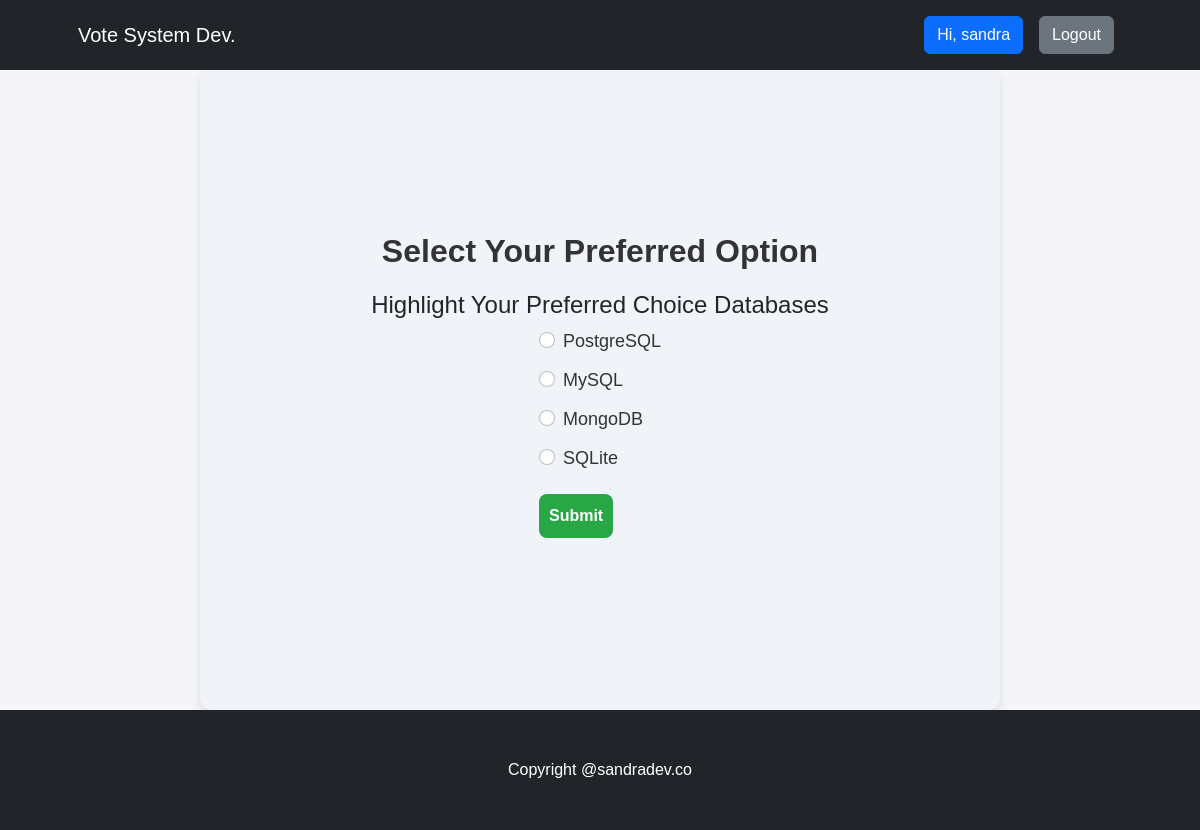
/vote/databases (signed in), run on the app's committed database.
### voteapp/models.py (models this page shows, shortened)
class Category(models.Model):
    title = models.CharField(max_length=200)
    slug = models.SlugField(blank=True, null=True)
    description = models.TextField(blank=True, null=True)
    total_vote = models.IntegerField(default=0)
    voters = models.ManyToManyField(User, blank=True)
    picture = models.ImageField(upload_to="img", blank=True, null=True)

class CategoryItem(models.Model):
    title = models.CharField(max_length=200)
    total_vote = models.IntegerField(default=0)
    category = models.ForeignKey(Category, on_delete=models.CASCADE, related_name="items")
    voters = models.ManyToManyField(User, blank=True)

### voteapp/views.py (the view, shortened to what this page needs)
# urls.py: path("vote/<str:slug>", views.detail, name="detail"),
@login_required(login_url="signin")
def detail(request, slug):
    category = Category.objects.get(slug=slug)
    categories = CategoryItem.objects.filter(category=category)
    msg = None
    if request.user.is_authenticated:
        if category.voters.filter(id=request.user.id).exists():
            msg = "voted"
    context = {"category": category, "categories": categories, "msg": msg}
    return render(request, "detail.html", context)

### voteapp/templates/detail.html (shortened to what this page needs)
{% extends 'base.html' %}
{% block content %}
<div class="container voteContainer">
    <h2>Select Your Preferred Option</h2>
    <h4>Highlight Your Preferred Choice {{category.title}}</h4>
    {% if msg  %}
    <div class="alert alert-primary" role="alert">
      Your vote has been recorded for this category
    </div>
    <a class="btn btn-primary btn-lg" href="{% url 'result' category.slug %}">See Result</a>
    {% else %}
    <form action="" method='POST'>
      {% for category in categories  %}
      <div class="form-check">
        <input class="form-check-input" type="radio" value="{{category.id}}" name="category_item" id="flexRadioDefault{{category.id}}" required>
        <label class="form-check-label" for="flexRadioDefault{{category.id}}">
          {{category.title}}
        </label>
      </div>
      {% endfor %}
    <button type="submit" class='btn btn-primary'>Submit</button>
  </form>
    {% endif %}
</div>
{% endblock content %}

### voteapp/templates/base.html (shortened to what this page needs)
<!DOCTYPE html>
{% load static %}
<html lang="en">
<head>
    <link href="https://cdn.jsdelivr.net/npm/bootstrap-icons@1.4.1/font/bootstrap-icons.css" rel="stylesheet" />
    <link rel="stylesheet" href="{% static 'css/bootstrap.css' %}">
    <link rel="stylesheet" href="{% static 'css/style.css' %}">
</head>
<body>
     <nav class="navbar navbar-expand-lg navbar-dark bg-dark">
        <div class="container px-lg-5">
            <a class="navbar-brand" href="{% url 'index'  %}">Vote System Dev.</a>
            <div class="collapse navbar-collapse" id="navbarSupportedContent">
                <ul class="navbar-nav ms-auto mb-2 mb-lg-0">
                    {% if request.user.is_authenticated %}
                    <li class="nav-item"><a class="nav-link" href="#"><button class="btn btn-primary">Hi, {{request.user.username}}</button></a></li>
                    <li class="nav-item"><a class="nav-link" href="{% url 'logout' %}"><button class="btn btn-secondary">Logout</button></a></li>
                    {% else %}
                    <li class="nav-item"><a class="nav-link" href="{% url 'signin' %}"><button class="btn btn-primary">Login</button></a></li>
                    <li class="nav-item"><a class="nav-link" href="{% url 'signup' %}"><button class="btn btn-primary">SignUp</button></a></li>
                    {% endif %}
                </ul>
            </div>
        </div>
    </nav>
    {% block content %}
    {% endblock content %}
     <footer class="py-5 bg-dark">
        <div class="container"><p class="m-0 text-center text-white">Copyright @sandradev.co</p></div>
    </footer>
</body>
</html>

### voteapp/static/css/style.css (style rules this page uses)
* { box-sizing: border-box; margin: 0; padding: 0; font-family: 'Arial', sans-serif; }
body { background-color: #f4f4f9; }
.voteContainer { display: flex; flex-direction: column; align-items: center; justify-content: center; height: 80vh; padding: 20px; background: #f0f4f8; border-radius: 12px; box-shadow: 0 4px 8px rgba(0, 0, 0, 0.1); max-width: 800px; margin: auto; }
.voteContainer h2 { font-size: 2rem; font-weight: 700; color: #333; margin-bottom: 20px; text-align: center; }
.voteContainer label { font-size: 1.2rem; font-weight: 500; color: #555; margin-bottom: 10px; text-align: center; }
.voteContainer button { background-color: #007bff; color: white; font-size: 1rem; font-weight: 600; padding: 10px 20px; border: none; border-radius: 8px; cursor: pointer; transition: background-color 0.3s ease, transform 0.2s ease; }
.voteContainer button { margin: 10px 0; background-color: #28a745; color: #ffffff; border: none; padding: 10px; border-radius: 8px; font-size: 16px; cursor: pointer; transition: background-color 0.3s; }
.voteContainer label { font-size: 18px; font-weight: 500; color: #333; }

### data on the page
Category: title "Databases"
CategoryItem: title "PostgreSQL"
CategoryItem: title "MySQL"
CategoryItem: title "MongoDB"
CategoryItem: title "SQLite"

### other printed values
{{ request.user.username }} "sandra"
